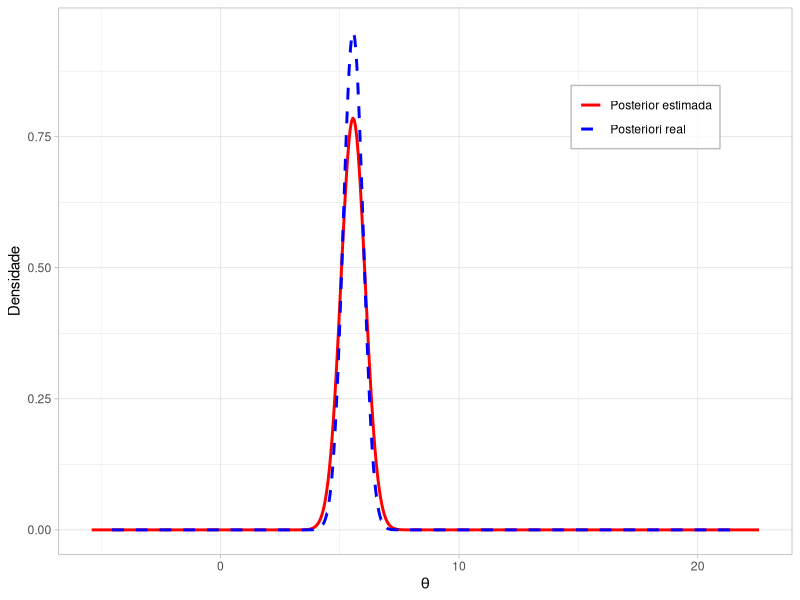
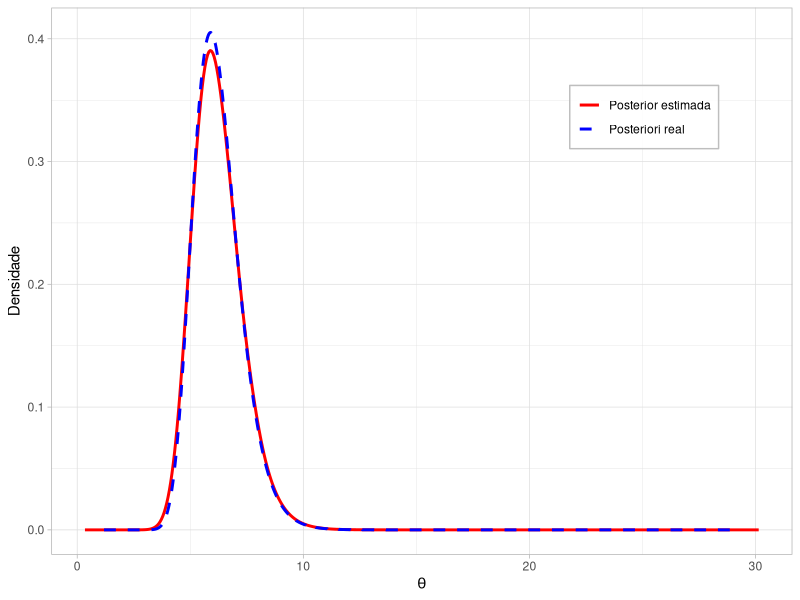

The R source for these figures, in order:
## ---- chunk 1
library(tidyverse)
library(ggplot2)
## ---- chunk 2
mi_real <- 5 # valor a estimar
sigma2 <- 9 # valor conhecido
n <- 50 # tamanho da amostra
x <- rnorm(n, mi_real, sqrt(sigma2)) # amostra
v <- 10 # variancia da priori
m <- 8 # media da priori

v_star <- 1/((n/sigma2) + (1/v)) # variancia a posteriori
m_star <- v_star * ((sum(x)/sigma2) + m/v ) # media a posteriori

corrida <- 100000 # numeros de pontos a serem gerados
theta <- rnorm(corrida, m, sqrt(v)) # gerados a partir de uma g(theta) ~ N(m, v)

pi_theta <- exp(-1/(2*sigma2) * (-2*theta*sum(x) + n*theta^2))*
  exp(-1/(2*v)*(theta - m)^2) # nucleo pi(theta|x)

w_theta <- pi_theta/dnorm(theta, m, sqrt(v)) # calcula os pesos
w_theta = w_theta / sum(w_theta) # normaliza

me_posterior = sum(w_theta * theta) # media a posteriori do Importance Sampling
v_posterior = sum(w_theta * (theta - me_posterior)^2) 
# variancia a posterior do Importance Sampling
dens_est <- density(theta, weights = w_theta)  

d_post = (w_theta * corrida) / (max(theta) - min(theta))

d_post_real <- dnorm(theta, mean = m_star, sd = sqrt(v_star)) 
# densidade da formula fechada

df <- bind_rows(
  data.frame(theta = theta, densidade = d_post_real, tipo = "Posteriori real"),
  data.frame(theta = dens_est$x, densidade = dens_est$y, tipo = "Posterior estimada")
)

cat(paste0("Variancia da posteriori formula fechada: ", round(v_star,5), "\n"))
cat(paste0("Média da posteriori formula fechada: ", round(m_star,5), "\n", "\n"))

cat(paste0("Variancia da posteriori estimada: ", round(v_posterior,5), "\n"))
cat(paste0("Média da posteriori estimada: ", round(me_posterior,5), "\n"))

ggplot(df, aes(x = theta, y = densidade, color = tipo, linetype = tipo)) +
  geom_line(size = 1) +
  theme_light() +
  labs(x = expression(theta), y = "Densidade") +
  scale_color_manual(values = c("Posteriori real" = "blue", "Posterior estimada" = "red")) +
  scale_linetype_manual(values = c("Posteriori real" = "dashed", "Posterior estimada" = "solid")) +
  theme(
    legend.position = c(0.8, 0.8),
    legend.background = element_rect(fill = alpha('white', 0.8), color = "gray"),
    legend.title = element_blank()
  )
## ---- chunk 3

rm(list = ls(all.names = TRUE))

dinvgamma <- function(x, alpha, beta) {
  (beta^alpha / gamma(alpha)) * x^(-alpha - 1) * exp(-beta/x)
} # funcao que calcula a densidade de uma gamma inversa

rinvgamma <- function(n, alpha, beta) {
  1 / rgamma(n, shape = alpha, rate = beta)
} # funcao que gera uma amostra de uma distribuicao inversa gama

sigma2_real <- 5 # valor a estimar
mi <- 10 # valor conhecido
n <- 50 # tamanho da amostra
x <- rnorm(n, mi, sqrt(sigma2_real)) # amostra
a <- 10 # parametro da g(theta) ~ Gama(a, b) E(theta)=10 VAR(theta)=10
b <- 1 

a_p <- 12 # parametro da priori GamaInversa(a = 12, b = 110)
b_p <- 110

a_star <- a_p + (n/2) # parametro da posteriori conhecida 
# priori(theta) ~ GamaInversa(a = 12, b = 110) E(theta)= 10 e VAR(theta )=10
# posteriori(theta) ~ GammaInversa(a_star = a + n/2, b_star = b + 0.5* ....)
b_star <- b_p + (0.5*(sum(x*x)-2*mi*sum(x)+n*mi^2)) 

corrida <- 100000 # numeros de pontos a serem gerados
theta <- rgamma(corrida, shape = a, rate = b) 
# gerados a partir de uma g(theta) ~ Gama(a, b)

pi_theta <- theta^(-a_p-1-n/2)*
  exp((-0.5*(1/theta)*sum((x - mi)^2)) - (b_p/theta)) # nucleo pi(theta|x)

w_theta <- pi_theta/dgamma(theta, shape = a, rate = b) # calcula os pesos
w_theta = w_theta / sum(w_theta) # normaliza

me_posterior = sum(w_theta * theta) # media a posteriori do Importance Sampling
v_posterior = sum(w_theta * (theta - me_posterior)^2) 
# variancia a posterior do Importance Sampling
dens_est <- density(theta, weights = w_theta) 

d_post = (w_theta * corrida) / (max(theta) - min(theta))

d_post_real <- dinvgamma(theta, a_star, b_star) # densidade da formula fechada

df <- bind_rows(
  data.frame(theta = theta, densidade = d_post_real, tipo = "Posteriori real"),
  data.frame(theta = dens_est$x, densidade = dens_est$y, tipo = "Posterior estimada")
)

esperanca_posteriori_fechada <- b_star/(a_star-1)
variancia_posteriori_fechada <- (b_star^2)/(((a_star-1)^2) *(a_star-2))

cat(paste0("Variancia da posteriori formula fechada: ", 
           round(esperanca_posteriori_fechada,5), "\n"))
cat(paste0("Média da posteriori formula fechada: ", 
           round(esperanca_posteriori_fechada ,5), "\n", "\n"))

cat(paste0("Variancia da posteriori estimada: ", round(v_posterior,5), "\n"))
cat(paste0("Média da posteriori estimada: ", round(me_posterior,5), "\n"))


ggplot(df, aes(x = theta, y = densidade, color = tipo, linetype = tipo)) +
  geom_line(size = 1) +
  theme_light() +
  labs(x = expression(theta), y = "Densidade") +
  scale_color_manual(values = c("Posteriori real" = "blue", "Posterior estimada" = "red")) +
  scale_linetype_manual(values = c("Posteriori real" = "dashed", "Posterior estimada" = "solid")) +
  theme(
    legend.position = c(0.8, 0.8),
    legend.background = element_rect(fill = alpha('white', 0.8), color = "gray"),
    legend.title = element_blank()
  )

